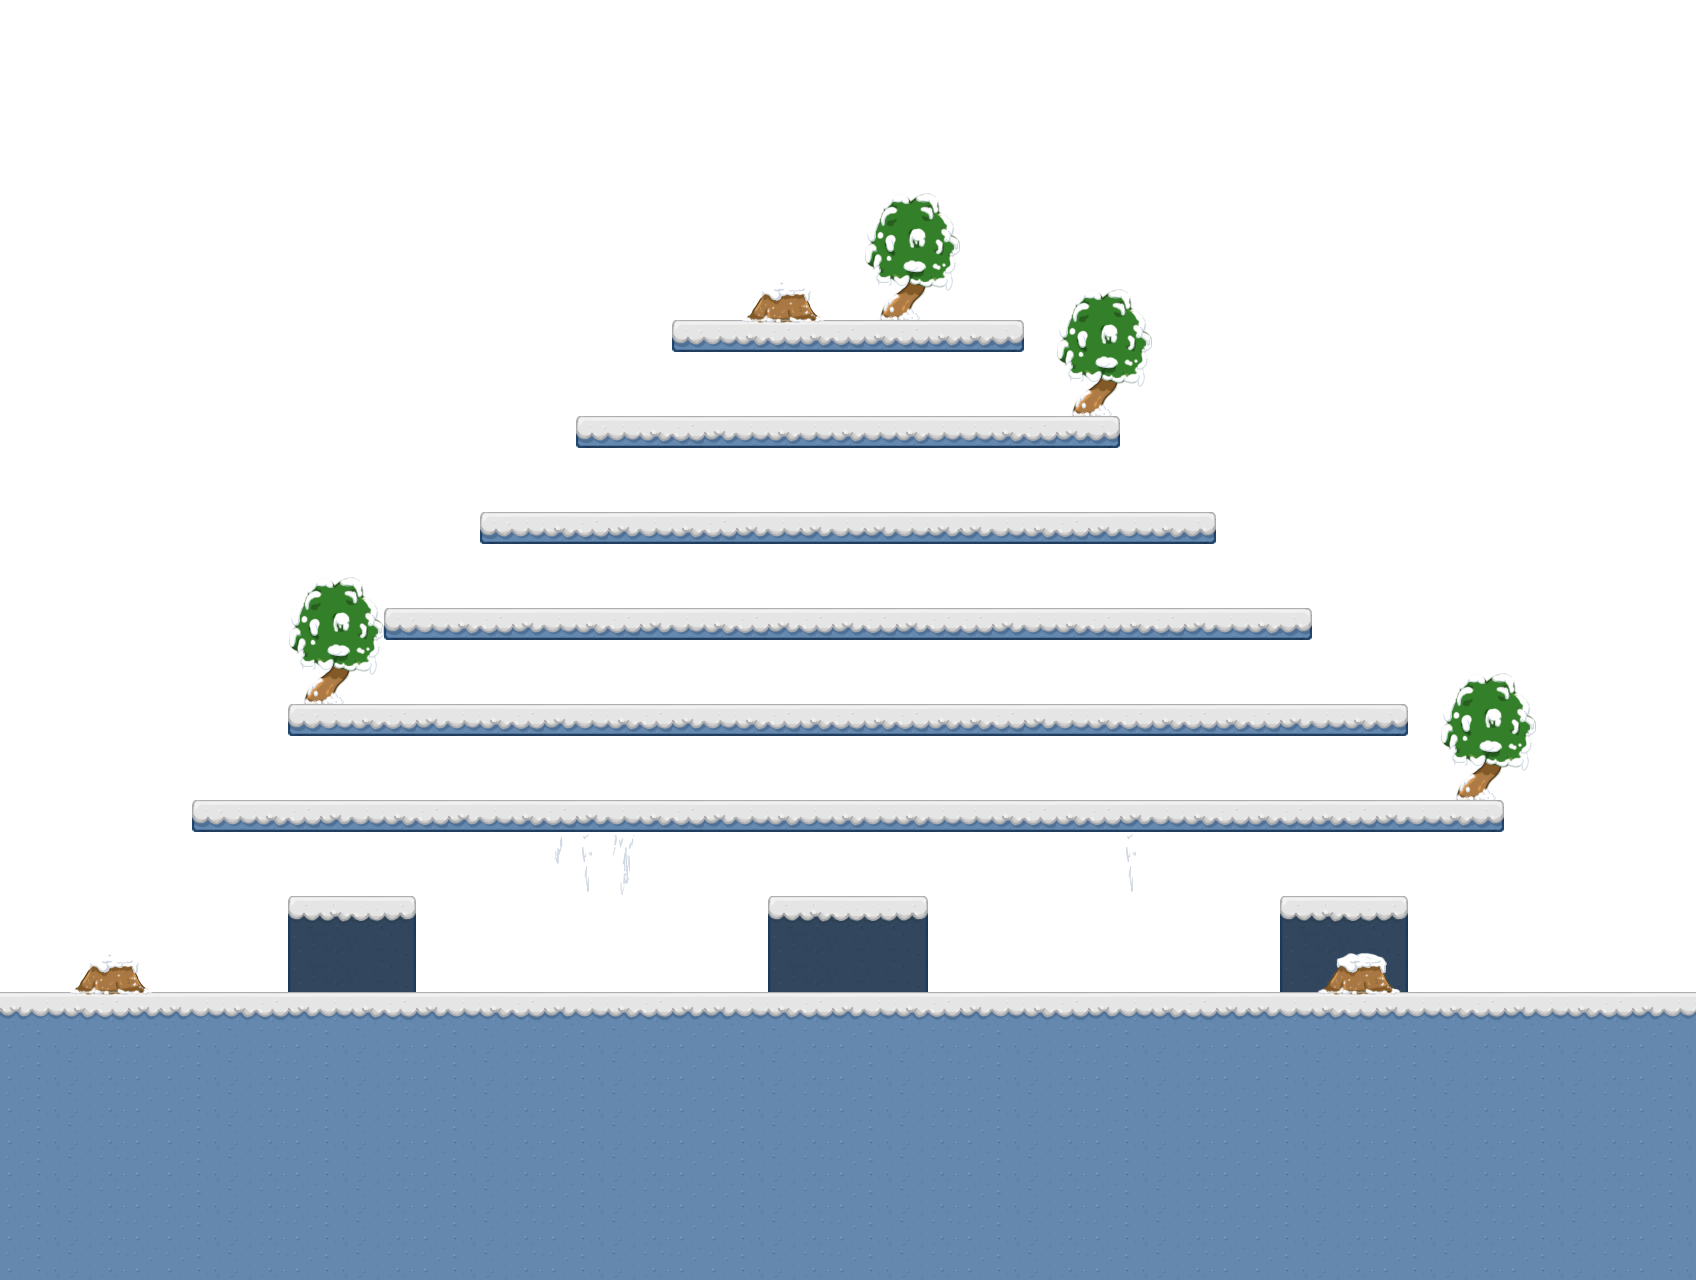

This game map was drawn from its Tiled (.tmx) file and the tilesets committed beside it. A one-line description and the trimmed map source follow:
An orthogonal 53x40 tile map with 32x32 px tiles, 3 tile layers (background, ground, frontground), 2 tilesets and 11 objects (4x true, 3x flairy, 2x soldier, earm, goal).

<map version="1.10" tiledversion="1.10.0" orientation="orthogonal" renderorder="right-down" width="53" height="40" tilewidth="32" tileheight="32" infinite="0" backgroundcolor="#ffffff" nextlayerid="5" nextobjectid="12">
 <properties>
  <property name="JUMP" value="8" />
  <property name="STOP" value="8" />
 </properties>
 <tileset firstgid="1" name="tiles" tilewidth="32" tileheight="32" tilecount="100" columns="10">
  <image source="tiles.png" width="320" height="320" />
  <tile id="0">
   <properties>
    <property name="type" value="TOPL" />
   </properties>
  </tile>
  <tile id="1">
   <properties>
    <property name="type" value="TOP" />
   </properties>
  </tile>
  <tile id="2">
   <properties>
    <property name="type" value="TOP" />
   </properties>
  </tile>
  <tile id="3">
   <properties>
    <property name="type" value="TOP" />
   </properties>
  </tile>
  <tile id="4">
   <properties>
    <property name="type" value="TOP" />
   </properties>
  </tile>
  <tile id="5">
   <properties>
    <property name="type" value="TOPR" />
   </properties>
  </tile>
  <tile id="6">
   <properties>
    <property name="type" value="TOP" />
   </properties>
  </tile>
  <tile id="7">
   <properties>
    <property name="type" value="TOP" />
   </properties>
  </tile>
  <tile id="8">
   <properties>
    <property name="type" value="TOP" />
   </properties>
  </tile>
  <tile id="9">
   <properties>
    <property name="type" value="TOP" />
   </properties>
  </tile>
  <tile id="10">
   <properties>
    <property name="type" value="LEFT" />
   </properties>
  </tile>
  <tile id="15">
   <properties>
    <property name="type" value="RIGHT" />
   </properties>
  </tile>
  <tile id="20">
   <properties>
    <property name="type" value="DGL1" />
   </properties>
  </tile>
  <tile id="21">
   <properties>
    <property name="type" value="NB" />
   </properties>
  </tile>
  <tile id="22">
   <properties>
    <property name="type" value="NB" />
   </properties>
  </tile>
  <tile id="23">
   <properties>
    <property name="type" value="DGR1" />
   </properties>
  </tile>
  <tile id="31">
   <properties>
    <property name="type" value="DGL1" />
   </properties>
  </tile>
  <tile id="32">
   <properties>
    <property name="type" value="DGR1" />
   </properties>
  </tile>
  <tile id="35">
   <properties>
    <property name="type" value="DGR1" />
   </properties>
  </tile>
  <tile id="36">
   <properties>
    <property name="type" value="NB" />
   </properties>
  </tile>
  <tile id="38">
   <properties>
    <property name="type" value="NB" />
   </properties>
  </tile>
  <tile id="39">
   <properties>
    <property name="type" value="NB" />
   </properties>
  </tile>
  <tile id="40">
   <properties>
    <property name="type" value="DGL1" />
   </properties>
  </tile>
  <tile id="41">
   <properties>
    <property name="type" value="NB" />
   </properties>
  </tile>
  <tile id="42">
   <properties>
    <property name="type" value="NB" />
   </properties>
  </tile>
  <tile id="43">
   <properties>
    <property name="type" value="DGR1" />
   </properties>
  </tile>
  <tile id="44">
   <properties>
    <property name="type" value="DGR1" />
   </properties>
  </tile>
  <tile id="46">
   <properties>
    <property name="type" value="DGR1" />
   </properties>
  </tile>
  <tile id="47">
   <properties>
    <property name="type" value="DGL1" />
   </properties>
  </tile>
  <tile id="48">
   <properties>
    <property name="type" value="DGR4" />
   </properties>
  </tile>
  <tile id="49">
   <properties>
    <property name="type" value="DGR5" />
   </properties>
  </tile>
  <tile id="50">
   <properties>
    <property name="type" value="LEFT" />
   </properties>
  </tile>
  <tile id="51">
   <properties>
    <property name="type" value="DGL1" />
   </properties>
  </tile>
  <tile id="52">
   <properties>
    <property name="type" value="DGR1" />
   </properties>
  </tile>
  <tile id="53">
   <properties>
    <property name="type" value="RIGHT" />
   </properties>
  </tile>
  <tile id="54">
   <properties>
    <property name="type" value="DGL1" />
   </properties>
  </tile>
  <tile id="55">
   <properties>
    <property name="type" value="DGR1" />
   </properties>
  </tile>
  <tile id="61">
   <properties>
    <property name="type" value="RIGHT" />
   </properties>
  </tile>
  <tile id="62">
   <properties>
    <property name="type" value="LEFT" />
   </properties>
  </tile>
  <tile id="65">
   <properties>
    <property name="type" value="DGL1" />
   </properties>
  </tile>
  <tile id="70">
   <properties>
    <property name="type" value="LEFT" />
   </properties>
  </tile>
  <tile id="75">
   <properties>
    <property name="type" value="RIGHT" />
   </properties>
  </tile>
  <tile id="80">
   <properties>
    <property name="type" value="TOP" />
   </properties>
  </tile>
  <tile id="81">
   <properties>
    <property name="type" value="TOP" />
   </properties>
  </tile>
  <tile id="82">
   <properties>
    <property name="type" value="TOP" />
   </properties>
  </tile>
  <tile id="83">
   <properties>
    <property name="type" value="TOP" />
   </properties>
  </tile>
  <tile id="84">
   <properties>
    <property name="type" value="TOP" />
   </properties>
  </tile>
  <tile id="85">
   <properties>
    <property name="type" value="TOP" />
   </properties>
  </tile>
 </tileset>
 <tileset firstgid="101" name="props" tilewidth="32" tileheight="32" tilecount="100" columns="10">
  <image source="props.png" width="320" height="320" />
 </tileset>
 <layer id="1" name="background" width="53" height="40">
  <data>[2120 cells, 0 non-empty, 0 distinct tile ids]</data>
 </layer>
 <layer id="2" name="ground" width="53" height="40">
  <data>[2120 cells, 672 non-empty, 22 distinct tile ids]</data>
 </layer>
 <layer id="3" name="frontground" width="53" height="40">
  <data>[2120 cells, 83 non-empty, 27 distinct tile ids]</data>
 </layer>
 <objectgroup id="4" name="avatars">
  <object id="1" name="earm" gid="25" x="31" y="958" width="32" height="32" />
  <object id="2" name="goal" gid="26" x="1608" y="964" width="32" height="32" />
  <object id="3" name="flairy" gid="37" x="955" y="302" width="32" height="32" />
  <object id="4" name="soldier" type="true" gid="35" x="291" y="790" width="32" height="32" />
  <object id="5" name="flairy" gid="37" x="548" y="689" width="32" height="32" />
  <object id="6" name="flairy" gid="37" x="736" y="493" width="32" height="32" />
  <object id="7" name="soldier" type="true" gid="35" x="578" y="689" width="32" height="32" />
  <object id="8" name="soldier" type="true" gid="35" x="866" y="592" width="32" height="32" />
  <object id="9" name="soldier" gid="35" x="569" y="965" width="32" height="32" />
  <object id="10" name="soldier" gid="35" x="1104" y="963" width="32" height="32" />
  <object id="11" name="soldier" type="true" gid="35" x="1155" y="492" width="32" height="32" />
 </objectgroup>
</map>
